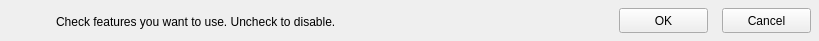
    <widget class="ElPanel" name="PanelBottom">
      <property name="geometry"><rect><x>0</x><y>456</y><width>819</width><height>41</height></rect></property>
      <property name="vclTag" stdset="0"><number>1</number></property>
      <property name="vclClass" stdset="0"><string notr="true">TPanelEx</string></property>
      <property name="vclColor1" stdset="0"><string notr="true">#ffffff</string></property>
      <property name="vclColor2" stdset="0"><string notr="true">#f1f1f1</string></property>
      <property name="vclColor3" stdset="0"><string notr="true">#ffffff</string></property>
      <property name="vclColor4" stdset="0"><string notr="true">#008080</string></property>
      <property name="vclColorFrame" stdset="0"><string notr="true">#dfdfdf</string></property>
      <property name="vclColorInnerFrame" stdset="0"><string notr="true">#008000</string></property>
      <property name="vclStyle" stdset="0"><string notr="true">vgSimple</string></property>
      <property name="vclFrames" stdset="0"><string notr="true"></string></property>
      <widget class="ElLabel" name="LabelInfo">
        <property name="vclAutoSize" stdset="0"><bool>true</bool></property>
        <property name="geometry"><rect><x>56</x><y>12</y><width>301</width><height>19</height></rect></property>
        <property name="text"><string>Check features you want to use. Uncheck to disable.</string></property>
        <property name="vclClass" stdset="0"><string notr="true">TShadowLabel</string></property>
        <property name="vclTransparent" stdset="0"><bool>true</bool></property>
        <property name="vclFontName" stdset="0"><string notr="true">Trebuchet MS</string></property>
        <property name="vclFontPx" stdset="0"><number>12</number></property>
        <property name="vclFontColor" stdset="0"><string notr="true">#800000</string></property>
        <property name="vclFontStyle" stdset="0"><string notr="true">fsBold</string></property>
        <property name="vclColorFrame" stdset="0"><string notr="true">#000000</string></property>
        <property name="vclColorInnerFrame" stdset="0"><string notr="true">#000000</string></property>
        <property name="vclShadowColor" stdset="0"><string notr="true">#808080</string></property>
        <property name="vclShadowEnabled" stdset="0"><string notr="true">False</string></property>
        <property name="vclEllipsType" stdset="0"><string notr="true">etNone</string></property>
        <property name="vclFrames" stdset="0"><string notr="true"></string></property>
      </widget>
      <widget class="ElButton" name="ButtonOk">
        <property name="geometry"><rect><x>619</x><y>8</y><width>89</width><height>25</height></rect></property>
        <property name="text"><string>OK</string></property>
        <property name="vclModalResult" stdset="0"><string notr="true">6</string></property>
        <property name="vclClass" stdset="0"><string notr="true">TBitBtnEx</string></property>
      </widget>
      <widget class="ElButton" name="ButtonAbort">
        <property name="geometry"><rect><x>722</x><y>8</y><width>89</width><height>25</height></rect></property>
        <property name="text"><string>Cancel</string></property>
        <property name="vclModalResult" stdset="0"><string notr="true">7</string></property>
        <property name="vclClass" stdset="0"><string notr="true">TBitBtnEx</string></property>
      </widget>
    </widget>
